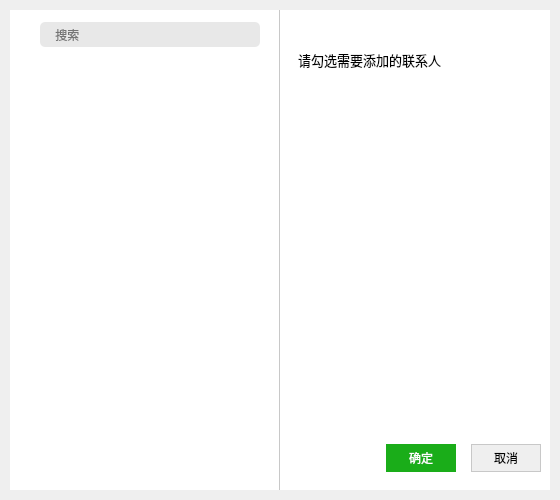
<?xml version="1.0" encoding="UTF-8"?>
<ui version="4.0">
 <class>AddGroup</class>
 <widget class="QWidget" name="AddGroup">
  <property name="geometry">
   <rect>
    <x>0</x>
    <y>0</y>
    <width>560</width>
    <height>500</height>
   </rect>
  </property>
  <property name="minimumSize">
   <size>
    <width>560</width>
    <height>500</height>
   </size>
  </property>
  <property name="maximumSize">
   <size>
    <width>560</width>
    <height>500</height>
   </size>
  </property>
  <property name="windowTitle">
   <string>Form</string>
  </property>
  <property name="styleSheet">
   <string notr="true"/>
  </property>
  <layout class="QHBoxLayout" name="horizontalLayout_2">
   <property name="spacing">
    <number>0</number>
   </property>
   <property name="leftMargin">
    <number>10</number>
   </property>
   <property name="topMargin">
    <number>10</number>
   </property>
   <property name="rightMargin">
    <number>10</number>
   </property>
   <property name="bottomMargin">
    <number>10</number>
   </property>
   <item>
    <widget class="QWidget" name="leftWidget" native="true">
     <property name="minimumSize">
      <size>
       <width>270</width>
       <height>480</height>
      </size>
     </property>
     <property name="maximumSize">
      <size>
       <width>270</width>
       <height>480</height>
      </size>
     </property>
     <property name="styleSheet">
      <string notr="true">#leftWidget{border-right:1px solid rgb(200,200,200);}</string>
     </property>
     <layout class="QVBoxLayout" name="verticalLayout_4">
      <property name="spacing">
       <number>0</number>
      </property>
      <property name="leftMargin">
       <number>0</number>
      </property>
      <property name="topMargin">
       <number>0</number>
      </property>
      <property name="rightMargin">
       <number>0</number>
      </property>
      <property name="bottomMargin">
       <number>0</number>
      </property>
      <item>
       <widget class="QWidget" name="widget_2" native="true">
        <property name="styleSheet">
         <string notr="true">background-color: rgb(255, 255, 255);
border-right:1px solid rgb(200,200,200)</string>
        </property>
        <widget class="QLineEdit" name="searchFriend">
         <property name="geometry">
          <rect>
           <x>30</x>
           <y>12</y>
           <width>220</width>
           <height>25</height>
          </rect>
         </property>
         <property name="minimumSize">
          <size>
           <width>220</width>
           <height>25</height>
          </size>
         </property>
         <property name="maximumSize">
          <size>
           <width>220</width>
           <height>25</height>
          </size>
         </property>
         <property name="styleSheet">
          <string notr="true">background-color: rgb(232, 232, 232);
border:none;
border-radius:5px;</string>
         </property>
         <property name="placeholderText">
          <string>    搜索</string>
         </property>
        </widget>
       </widget>
      </item>
      <item>
       <widget class="QScrollArea" name="friends">
        <property name="minimumSize">
         <size>
          <width>269</width>
          <height>430</height>
         </size>
        </property>
        <property name="maximumSize">
         <size>
          <width>269</width>
          <height>430</height>
         </size>
        </property>
        <property name="styleSheet">
         <string notr="true">
</string>
        </property>
        <property name="frameShape">
         <enum>QFrame::NoFrame</enum>
        </property>
        <property name="verticalScrollBarPolicy">
         <enum>Qt::ScrollBarAlwaysOff</enum>
        </property>
        <property name="horizontalScrollBarPolicy">
         <enum>Qt::ScrollBarAlwaysOff</enum>
        </property>
        <property name="widgetResizable">
         <bool>true</bool>
        </property>
        <property name="alignment">
         <set>Qt::AlignLeading|Qt::AlignLeft|Qt::AlignVCenter</set>
        </property>
        <widget class="QWidget" name="scrollAreaWidgetContents_2">
         <property name="geometry">
          <rect>
           <x>0</x>
           <y>0</y>
           <width>269</width>
           <height>430</height>
          </rect>
         </property>
         <property name="styleSheet">
          <string notr="true">#scrollAreaWidgetContents_2{
	background-color: rgb(255, 255, 255);
}</string>
         </property>
         <layout class="QVBoxLayout" name="verticalLayout_3">
          <property name="spacing">
           <number>0</number>
          </property>
          <property name="leftMargin">
           <number>0</number>
          </property>
          <property name="topMargin">
           <number>0</number>
          </property>
          <property name="rightMargin">
           <number>0</number>
          </property>
          <property name="bottomMargin">
           <number>0</number>
          </property>
          <item>
           <layout class="QVBoxLayout" name="friendsLayout">
            <property name="spacing">
             <number>0</number>
            </property>
            <item>
             <spacer name="verticalSpacer_4">
              <property name="orientation">
               <enum>Qt::Vertical</enum>
              </property>
              <property name="sizeHint" stdset="0">
               <size>
                <width>20</width>
                <height>40</height>
               </size>
              </property>
             </spacer>
            </item>
           </layout>
          </item>
         </layout>
        </widget>
       </widget>
      </item>
     </layout>
    </widget>
   </item>
   <item>
    <widget class="QWidget" name="rightWidget" native="true">
     <property name="minimumSize">
      <size>
       <width>270</width>
       <height>480</height>
      </size>
     </property>
     <property name="maximumSize">
      <size>
       <width>270</width>
       <height>480</height>
      </size>
     </property>
     <property name="styleSheet">
      <string notr="true">#rightWidget{
	background-color: rgb(255, 255, 255);
}
</string>
     </property>
     <layout class="QVBoxLayout" name="verticalLayout_2">
      <property name="spacing">
       <number>0</number>
      </property>
      <property name="leftMargin">
       <number>0</number>
      </property>
      <property name="topMargin">
       <number>0</number>
      </property>
      <property name="rightMargin">
       <number>0</number>
      </property>
      <property name="bottomMargin">
       <number>9</number>
      </property>
      <item>
       <spacer name="verticalSpacer_3">
        <property name="orientation">
         <enum>Qt::Vertical</enum>
        </property>
        <property name="sizeHint" stdset="0">
         <size>
          <width>20</width>
          <height>40</height>
         </size>
        </property>
       </spacer>
      </item>
      <item>
       <widget class="QLabel" name="label">
        <property name="font">
         <font>
          <pointsize>10</pointsize>
         </font>
        </property>
        <property name="text">
         <string>     请勾选需要添加的联系人</string>
        </property>
       </widget>
      </item>
      <item>
       <spacer name="verticalSpacer">
        <property name="orientation">
         <enum>Qt::Vertical</enum>
        </property>
        <property name="sizeHint" stdset="0">
         <size>
          <width>20</width>
          <height>7</height>
         </size>
        </property>
       </spacer>
      </item>
      <item>
       <widget class="QScrollArea" name="addedFriend">
        <property name="minimumSize">
         <size>
          <width>270</width>
          <height>350</height>
         </size>
        </property>
        <property name="maximumSize">
         <size>
          <width>270</width>
          <height>350</height>
         </size>
        </property>
        <property name="styleSheet">
         <string notr="true">
</string>
        </property>
        <property name="frameShape">
         <enum>QFrame::NoFrame</enum>
        </property>
        <property name="verticalScrollBarPolicy">
         <enum>Qt::ScrollBarAlwaysOff</enum>
        </property>
        <property name="horizontalScrollBarPolicy">
         <enum>Qt::ScrollBarAlwaysOff</enum>
        </property>
        <property name="widgetResizable">
         <bool>true</bool>
        </property>
        <widget class="QWidget" name="scrollAreaWidgetContents">
         <property name="geometry">
          <rect>
           <x>0</x>
           <y>0</y>
           <width>270</width>
           <height>350</height>
          </rect>
         </property>
         <property name="styleSheet">
          <string notr="true">#scrollAreaWidgetContents{
	background-color: rgb(255, 255, 255);
}</string>
         </property>
         <layout class="QVBoxLayout" name="verticalLayout">
          <property name="spacing">
           <number>0</number>
          </property>
          <property name="leftMargin">
           <number>0</number>
          </property>
          <property name="topMargin">
           <number>0</number>
          </property>
          <property name="rightMargin">
           <number>0</number>
          </property>
          <property name="bottomMargin">
           <number>0</number>
          </property>
          <item>
           <layout class="QVBoxLayout" name="choosedFriend_layout">
            <item>
             <spacer name="verticalSpacer_5">
              <property name="orientation">
               <enum>Qt::Vertical</enum>
              </property>
              <property name="sizeHint" stdset="0">
               <size>
                <width>20</width>
                <height>40</height>
               </size>
              </property>
             </spacer>
            </item>
           </layout>
          </item>
         </layout>
        </widget>
       </widget>
      </item>
      <item>
       <spacer name="verticalSpacer_2">
        <property name="orientation">
         <enum>Qt::Vertical</enum>
        </property>
        <property name="sizeHint" stdset="0">
         <size>
          <width>20</width>
          <height>5</height>
         </size>
        </property>
       </spacer>
      </item>
      <item>
       <widget class="QWidget" name="widget" native="true">
        <property name="minimumSize">
         <size>
          <width>270</width>
          <height>46</height>
         </size>
        </property>
        <property name="maximumSize">
         <size>
          <width>270</width>
          <height>46</height>
         </size>
        </property>
        <property name="styleSheet">
         <string notr="true">background-color: rgb(255, 255, 255);</string>
        </property>
        <layout class="QHBoxLayout" name="horizontalLayout">
         <property name="spacing">
          <number>15</number>
         </property>
         <item>
          <spacer name="horizontalSpacer">
           <property name="orientation">
            <enum>Qt::Horizontal</enum>
           </property>
           <property name="sizeHint" stdset="0">
            <size>
             <width>40</width>
             <height>20</height>
            </size>
           </property>
          </spacer>
         </item>
         <item>
          <widget class="QPushButton" name="okBtn">
           <property name="minimumSize">
            <size>
             <width>70</width>
             <height>28</height>
            </size>
           </property>
           <property name="maximumSize">
            <size>
             <width>70</width>
             <height>28</height>
            </size>
           </property>
           <property name="cursor">
            <cursorShape>PointingHandCursor</cursorShape>
           </property>
           <property name="styleSheet">
            <string notr="true">border:none;
background-color: rgb(26, 173, 25);
color: rgb(255, 255, 255);</string>
           </property>
           <property name="text">
            <string>确定</string>
           </property>
          </widget>
         </item>
         <item>
          <widget class="QPushButton" name="cancelBtn">
           <property name="minimumSize">
            <size>
             <width>70</width>
             <height>28</height>
            </size>
           </property>
           <property name="maximumSize">
            <size>
             <width>70</width>
             <height>28</height>
            </size>
           </property>
           <property name="cursor">
            <cursorShape>PointingHandCursor</cursorShape>
           </property>
           <property name="styleSheet">
            <string notr="true">border:1px solid rgb(200, 200, 200);
background-color: rgb(239, 239, 239);
</string>
           </property>
           <property name="text">
            <string>取消</string>
           </property>
          </widget>
         </item>
        </layout>
       </widget>
      </item>
     </layout>
    </widget>
   </item>
  </layout>
 </widget>
 <resources/>
 <connections/>
</ui>
